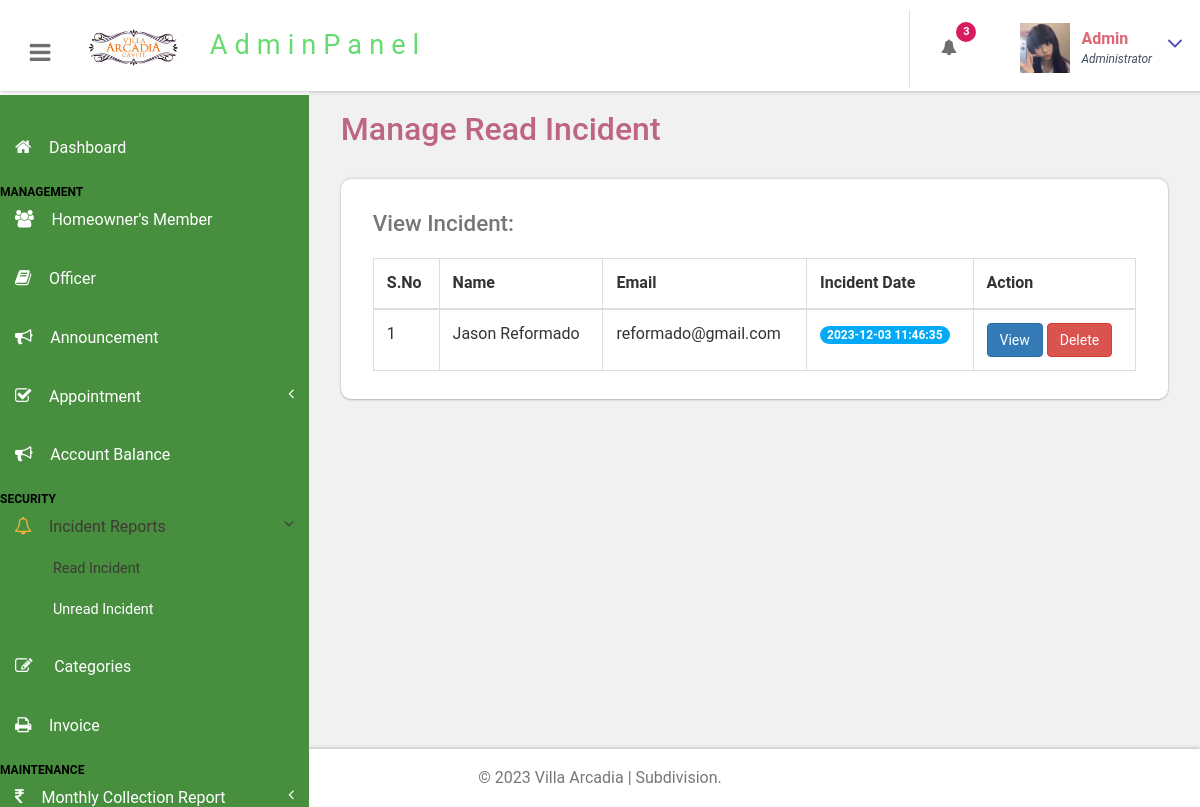
Page /portal/admin/read-complaint.php (signed in) on the earlier database version.
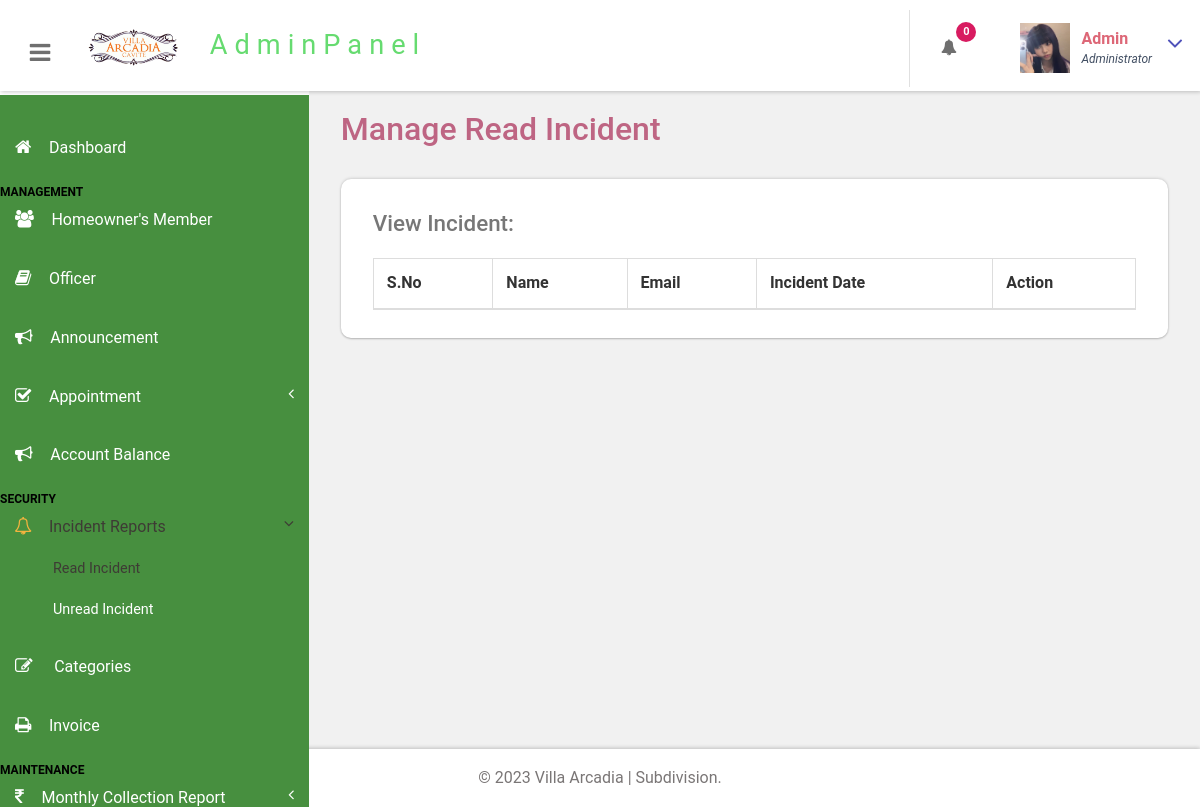
Same page on the later database version.
### tables this page shows
CREATE TABLE `tblcomplaint` (
  `ID` int(10) NOT NULL,
  `FirstName` varchar(200) DEFAULT NULL,
  `LastName` varchar(200) DEFAULT NULL,
  `Phone` bigint(10) DEFAULT NULL,
  `Email` varchar(200) DEFAULT NULL,
  `Message` mediumtext DEFAULT NULL,
  `EnquiryDate` timestamp NOT NULL DEFAULT current_timestamp(),
  `IsRead` int(5) DEFAULT NULL,
  `address` varchar(225) NOT NULL,
  `subject` varchar(30) NOT NULL,
  `time` time DEFAULT NULL
);

### portal/admin/read-complaint.php (the view, shortened to what this page needs)
<?php
include('includes/dbconnection.php');
if (strlen($_SESSION['bpmsaid']==0)) {
  header('location:logout.php');
  } else{
  ?>
<!DOCTYPE HTML>
<html>
<head>
<link href="css/bootstrap.css" rel='stylesheet' type='text/css' />
<link href="css/style.css" rel='stylesheet' type='text/css' />
<link href="css/font-awesome.css" rel="stylesheet">
<link href="css/animate.css" rel="stylesheet" type="text/css" media="all">
<link href="css/custom.css" rel="stylesheet">
</head>
<body class="cbp-spmenu-push">
	<div class="main-content">
		 <?php include_once('includes/sidebar.php');?>
		 <?php include_once('includes/header.php');?>
		<div id="page-wrapper">
			<div class="main-page">
				<div class="tables">
					<h3 class="title1">Manage Read Incident</h3>
					<div class="table-responsive bs-example widget-shadow">
						<h4>View Incident:</h4>
						<table class="table table-bordered"> <thead> <tr>
                   <th>S.No</th>
                   <th>Name</th>
                    <th>Email</th>
                    <th>Incident Date</th>
                     <th>Action</th>
                  </tr> </thead> <tbody>
<?php
$ret=mysqli_query($con,"select * from tblcomplaint where IsRead='1'");
$cnt=1;
while ($row=mysqli_fetch_array($ret)) {
?>
						 <tr class="gradeX">
                 <td><?php echo $cnt;?></td>
                  <td><?php  echo $row['FirstName'];?> <?php  echo $row['LastName'];?></td>
                                        <td><?php  echo $row['Email'];?></td>
                                        <td>
                                            <span class="badge badge-primary"><?php echo $row['EnquiryDate'];?></span>
                                        </td>
                                         <td>
<a href="view-complaint.php?viewid=<?php echo $row['ID'];?>" class="btn btn-primary">View</a>
<a href="read-complaint.php?delid=<?php echo $row['ID'];?>" class="btn btn-danger" onClick="return confirm('Are you sure you want to delete?')">Delete</a>
                                         </td>
                </tr>   <?php
$cnt=$cnt+1;
}?></tbody> </table>
					</div>
				</div>
			</div>
		</div>
		 <?php include_once('includes/footer.php');?>
	</div>
</body>
</html>
<?php }  ?>

### portal/admin/includes/header.php (shortened to what this page needs)
<div class="sticky-header header-section ">
      <div class="header-left">
        <button id="showLeftPush"><i class="fa fa-bars"></i></button>
        <div class="logo">
          <a href="#">
            <img src="images/logo.png" width="100px" class="img-responsive ">
            <span>AdminPanel</span>
          </a>
        </div>
		<br>
      </div>
      <div class="header-right">
      <div class="profile_details_left">
  <ul class="nofitications-dropdown">
    <?php
      $retAppointments = mysqli_query($con, "SELECT tbluser.FirstName, tbluser.LastName, tblbook.ID as bid, tblbook.AptNumber FROM tblbook JOIN tbluser ON tbluser.ID=tblbook.UserID WHERE tblbook.Status IS NULL");
      $numAppointments = mysqli_num_rows($retAppointments);
      $retComplaints = mysqli_query($con, "SELECT * FROM tblcomplaint WHERE IsRead IS NULL");
      $numComplaints = mysqli_num_rows($retComplaints);
      $totalUnreadNotifications = $numAppointments + $numComplaints;
    ?>
    <li class="dropdown head-dpdn">
      <a href="#" class="dropdown-toggle" data-toggle="dropdown" aria-expanded="false">
        <i class="fa fa-bell"></i><span class="badge blue"><?php echo $totalUnreadNotifications; ?></span>
      </a>
    </li>
  </ul>
  <div class="clearfix"> </div>
</div>
        <div class="profile_details">
        <?php
$adid=$_SESSION['bpmsaid'];
$ret=mysqli_query($con,"select AdminName from tbladmin where ID='$adid'");
$row=mysqli_fetch_array($ret);
$name=$row['AdminName'];
?>
          <ul>
            <li class="dropdown profile_details_drop">
              <a href="#" class="dropdown-toggle" data-toggle="dropdown" aria-expanded="false">
                <div class="profile_img">
                  <span class="prfil-img"><img src="images/admin.jpg" alt="" width="50" height="50"> </span>
                  <div class="user-name">
                    <p><?php echo $name; ?></p>
                    <span>Administrator</span>
                  </div>
                  <i class="fa fa-angle-down lnr"></i>
                  <div class="clearfix"></div>
                </div>
              </a>
            </li>
          </ul>
        </div>
      </div>
      <div class="clearfix"> </div>
    </div>

Differences in the rows shown:
removed tblcomplaint: FirstName "Jason", LastName "Reformado", Email "reformado@gmail.com", EnquiryDate "2023-12-03 11:46:35"
Other differences:
$totalUnreadNotifications: "3" → "0"
